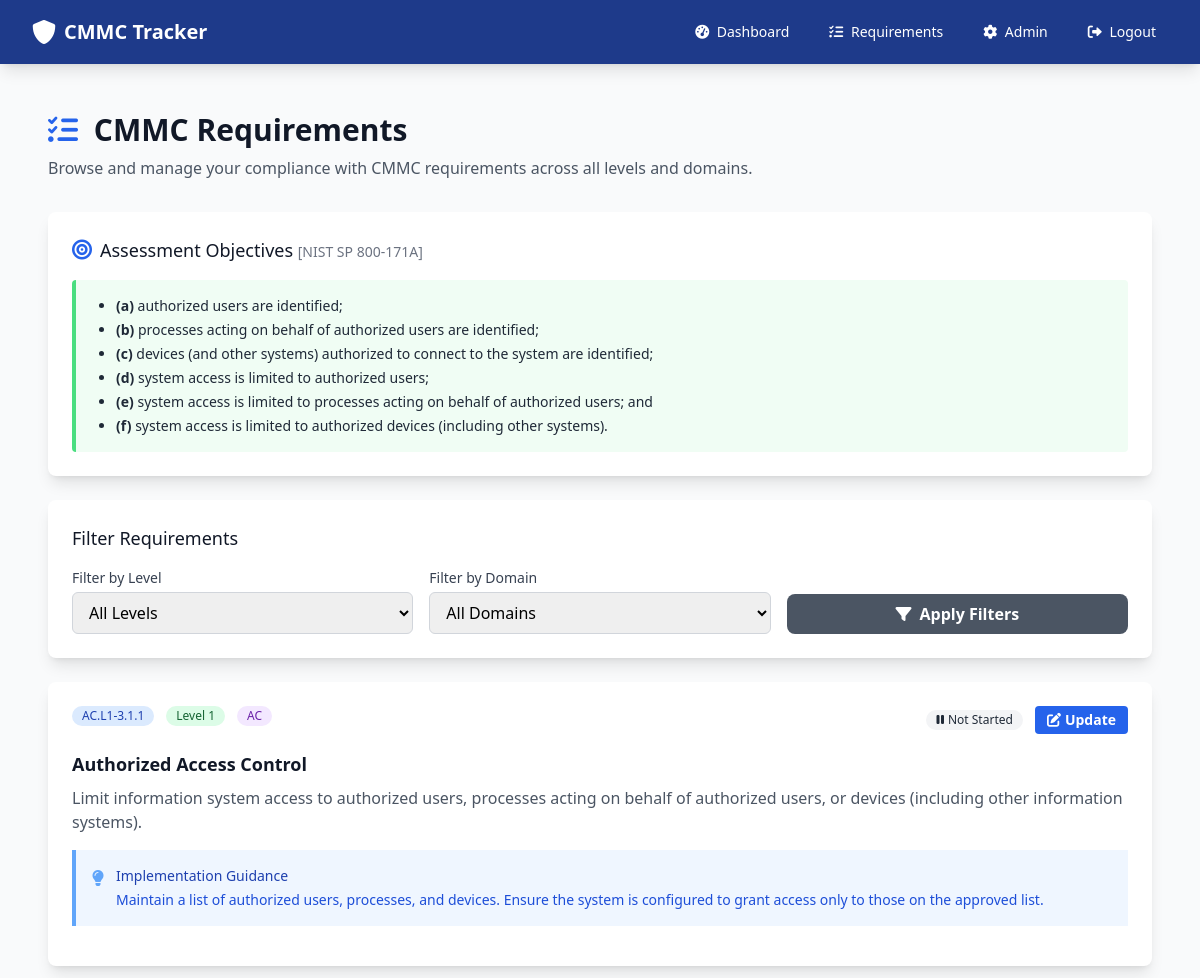
Page /requirements (signed in, upper part) on the earlier database version.
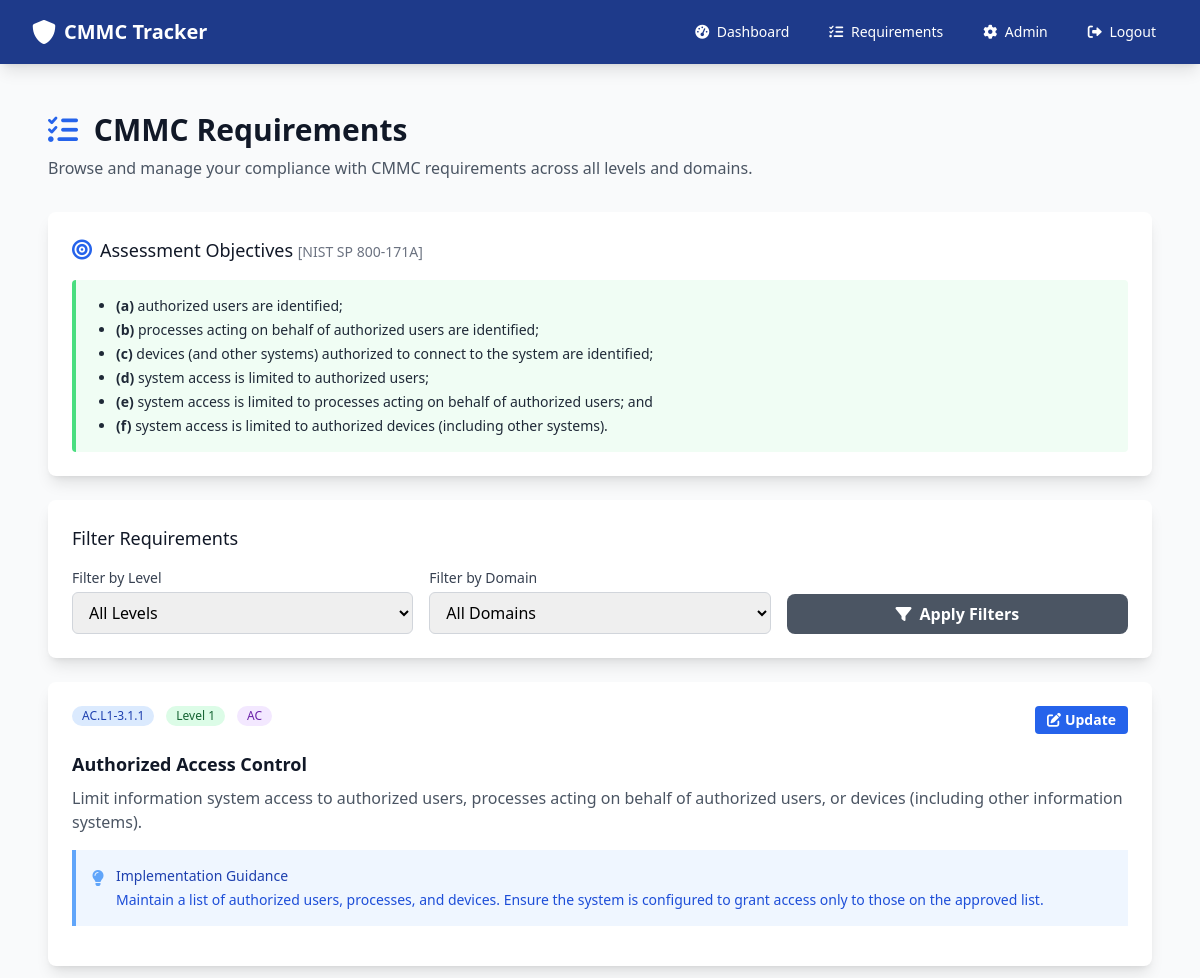
Same page on the later database version.
### app.py (models this page shows)
class CMMCRequirement(db.Model):
    __tablename__ = 'cmmc_requirement'
    id = db.Column(db.Integer, primary_key=True)
    requirement_id = db.Column(db.String(20), unique=True, nullable=False)
    title = db.Column(db.String(200), nullable=False)
    description = db.Column(db.Text, nullable=False)
    level_id = db.Column(db.Integer, db.ForeignKey('cmmc_level.id'), nullable=False)
    domain_id = db.Column(db.Integer, db.ForeignKey('cmmc_domain.id'), nullable=False)
    guidance = db.Column(db.Text)
    created_at = db.Column(db.DateTime, default=datetime.utcnow)
    level = db.relationship('CMMCLevel', backref='requirements')
    domain = db.relationship('CMMCDomain', backref='requirements')

class CMMCLevel(db.Model):
    __tablename__ = 'cmmc_level'
    id = db.Column(db.Integer, primary_key=True)
    level_number = db.Column(db.Integer, unique=True, nullable=False)
    name = db.Column(db.String(100), nullable=False)
    description = db.Column(db.Text)
    created_at = db.Column(db.DateTime, default=datetime.utcnow)

class CMMCDomain(db.Model):
    __tablename__ = 'cmmc_domain'
    id = db.Column(db.Integer, primary_key=True)
    code = db.Column(db.String(10), unique=True, nullable=False)
    name = db.Column(db.String(100), nullable=False)
    description = db.Column(db.Text)
    created_at = db.Column(db.DateTime, default=datetime.utcnow)

### app.py (the view)
@app.route('/requirements')
@login_required
@authorized_user_required
def requirements():
    level_filter = request.args.get('level')
    domain_filter = request.args.get('domain')
    query = CMMCRequirement.query
    if level_filter:
        query = query.filter_by(level_id=level_filter)
    if domain_filter:
        query = query.filter_by(domain_id=domain_filter)
    requirements = query.all()
    levels = CMMCLevel.query.all()
    domains = CMMCDomain.query.all()
    user_records = {}
    for record in ComplianceRecord.query.filter_by(user_id=session['user_id']).all():
        user_records[record.requirement_id] = record
    return render_template('requirements.html', requirements=requirements,
                         levels=levels, domains=domains, user_records=user_records)

### app.py (called while the page is built)
def login_required(f):
    @wraps(f)
    def decorated_function(*args, **kwargs):
        if 'user_id' not in session:
            flash('Please log in to access this page.', 'warning')
            return redirect(url_for('login'))
        return f(*args, **kwargs)
    return decorated_function

def authorized_user_required(f):
    @wraps(f)
    def decorated_function(*args, **kwargs):
        if 'user_id' not in session:
            flash('Please log in to access this page.', 'warning')
            return redirect(url_for('login'))
        user = User.query.get(session['user_id'])
        if not user or not user.is_authorized:
            flash('Your account is awaiting authorization by an administrator.', 'warning')
            return redirect(url_for('index'))
        return f(*args, **kwargs)
    return decorated_function

### templates/requirements.html (shortened to what the changed rows need)
{% extends "base.html" %}
{% block content %}
<div class="px-4 py-6">
    <div class="mb-8">
        <h1 class="text-3xl font-bold text-gray-900 mb-2">
            <i class="fas fa-list-check text-blue-600 mr-2"></i>
            CMMC Requirements
        </h1>
    </div>
    {% if requirements %}
    <div class="space-y-6">
        {% for requirement in requirements %}
        <div class="bg-white shadow-lg rounded-lg overflow-hidden">
            <div class="p-6">
                <div class="flex justify-between items-start mb-4">
                    <div class="flex items-center space-x-3">
                        <span class="inline-flex items-center px-2.5 py-0.5 rounded-full text-xs font-medium bg-blue-100 text-blue-800">
                            {{ requirement.requirement_id }}
                        </span>
                        <span class="inline-flex items-center px-2.5 py-0.5 rounded-full text-xs font-medium bg-green-100 text-green-800">
                            Level {{ requirement.level.level_number }}
                        </span>
                        <span class="inline-flex items-center px-2.5 py-0.5 rounded-full text-xs font-medium bg-purple-100 text-purple-800">
                            {{ requirement.domain.code }}
                        </span>
                    </div>
                    <div class="flex items-center space-x-3">
                        {% set record = user_records.get(requirement.id) %}
                        {% if record %}
                            {% if record.status == 'compliant' %}
                                <span class="inline-flex items-center px-2.5 py-0.5 rounded-full text-xs font-medium bg-green-100 text-green-800">
                                    <i class="fas fa-check mr-1"></i>Compliant
                                </span>
                            {% elif record.status == 'in_progress' %}
                                <span class="inline-flex items-center px-2.5 py-0.5 rounded-full text-xs font-medium bg-yellow-100 text-yellow-800">
                                    <i class="fas fa-clock mr-1"></i>In Progress
                                </span>
                            {% elif record.status == 'non_compliant' %}
                                <span class="inline-flex items-center px-2.5 py-0.5 rounded-full text-xs font-medium bg-red-100 text-red-800">
                                    <i class="fas fa-times mr-1"></i>Non-Compliant
                                </span>
                            {% endif %}
                        {% else %}
                            <span class="inline-flex items-center px-2.5 py-0.5 rounded-full text-xs font-medium bg-gray-100 text-gray-800">
                                <i class="fas fa-pause mr-1"></i>Not Started
                            </span>
                        {% endif %}
                        <a href="{{ url_for('compliance_record', requirement_id=requirement.id) }}"
                           class="bg-blue-600 hover:bg-blue-700 text-white font-bold py-1 px-3 rounded text-sm transition duration-200">
                            <i class="fas fa-edit mr-1"></i>Update
                        </a>
                    </div>
                </div>
                <h3 class="text-lg font-semibold text-gray-900 mb-2">{{ requirement.title }}</h3>
                <p class="text-gray-600 mb-4">{{ requirement.description }}</p>
                {% if requirement.guidance %}
                <div class="bg-blue-50 border-l-4 border-blue-400 p-4 mb-4">
                    <div class="flex items-start">
                        <div class="flex-shrink-0">
                            <i class="fas fa-lightbulb text-blue-400"></i>
                        </div>
                        <div class="ml-3">
                            <h4 class="text-sm font-medium text-blue-800 mb-1">Implementation Guidance</h4>
                            <p class="text-sm text-blue-700">{{ requirement.guidance }}</p>
                        </div>
                    </div>
                </div>
                {% endif %}
            </div>
        </div>
        {% endfor %}
    </div>
    {% endif %}
            {% set total_reqs = requirements|length %}
            {% set compliant_count = user_records.values()|selectattr('status', 'equalto', 'compliant')|list|length %}
            {% set in_progress_count = user_records.values()|selectattr('status', 'equalto', 'in_progress')|list|length %}
            {% set non_compliant_count = user_records.values()|selectattr('status', 'equalto', 'non_compliant')|list|length %}
</div>
{% endblock %}

Differences in the rows shown:
changed CMMCRequirement "Authorized Access Control": no longer shows "Not Started"
